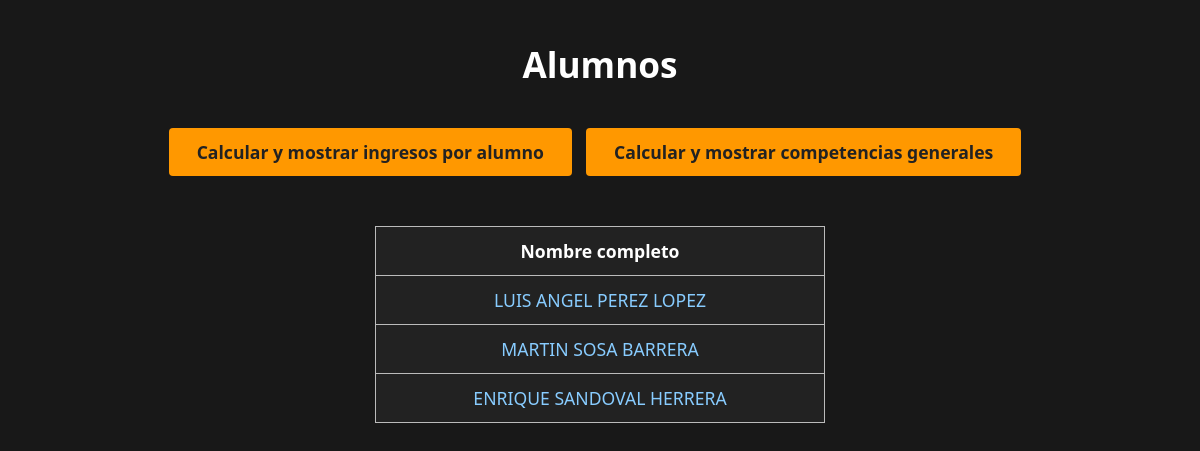
The page / on the database its author committed.
### tables this page shows
CREATE TABLE alumnos (
  id_alumno INTEGER PRIMARY KEY,
  nombre TEXT,
  apellido_paterno TEXT,
  apellido_materno TEXT
);

### app.py (the view)
@app.route("/")
def index():
    db = get_db()
    alumnos = db.execute("SELECT * FROM alumnos").fetchall()
    return render_template("index.html", alumnos=alumnos)

### app.py (called while the page is built)
def get_db():
    db = getattr(g, '_database', None)
    if db is None:
        db = g._database = sqlite3.connect(DATABASE)
        db.row_factory = sqlite3.Row
    return db

@app.teardown_appcontext
def close_connection(exception):
    db = getattr(g, '_database', None)
    if db is not None:
        db.close()

### templates/index.html (shortened to what this page needs)
<!doctype html>
<html lang="es">
<head>
</head>
<body>
    <h1>Alumnos</h1>
    <div style="text-align:center; margin: 32px 0;">
        <a href="{{ url_for('calcular_indicadores') }}" class="btn-calc-ingresos">
            Calcular y mostrar ingresos por alumno
        </a>
        <a href="{{ url_for('calcular_competencias_generales') }}" class="btn-calc-competencias">
            Calcular y mostrar competencias generales
        </a>
    </div>
    <table class="tabla-alumnos">
        <tr>
            <th>Nombre completo</th>
        </tr>
        {% for alumno in alumnos %}
        <tr>
            <td>
                <a href="{{ url_for('alumno_detalle', alumno_id=alumno['id_alumno']) }}">
                    {{ alumno['nombre'] }} {{ alumno['apellido_paterno'] }} {{ alumno['apellido_materno'] }}
                </a>
            </td>
        </tr>
        {% endfor %}
    </table>
</body>
</html>

### templates/index.html (style rules this page uses)
body { background: #181818; color: #fff; font-family: 'Segoe UI', Arial, sans-serif; }
h1 { text-align: center; margin-top: 40px; font-size: 2.2em; margin-bottom: 40px; }
.tabla-alumnos { margin: 0 auto 0 auto; border-collapse: collapse; width: 450px; min-width: 350px; background: #222; }
.tabla-alumnos th, .tabla-alumnos td { border: 1px solid #bbb; padding: 12px 16px; text-align: center; font-size: 1.1em; }
.tabla-alumnos th { background: #222; font-weight: bold; font-size: 1.1em; }
.tabla-alumnos td { background: #222; }
.tabla-alumnos a { color: #8cf; text-decoration: none; transition: color 0.2s; }
.btn-calc-ingresos, .btn-calc-competencias { background:#ff9800; color:#222; font-weight:bold; font-size:1.1em; padding:12px 28px; border-radius:4px; text-decoration:none; border:none; transition:background 0.2s; display: inline-block; margin-bottom: 18px; margin-right: 10px; }

### rows shown on the page
alumnos: nombre "LUIS ANGEL", apellido_paterno "PEREZ", apellido_materno "LOPEZ"
alumnos: nombre "MARTIN", apellido_paterno "SOSA", apellido_materno "BARRERA"
alumnos: nombre "ENRIQUE", apellido_paterno "SANDOVAL", apellido_materno "HERRERA"
